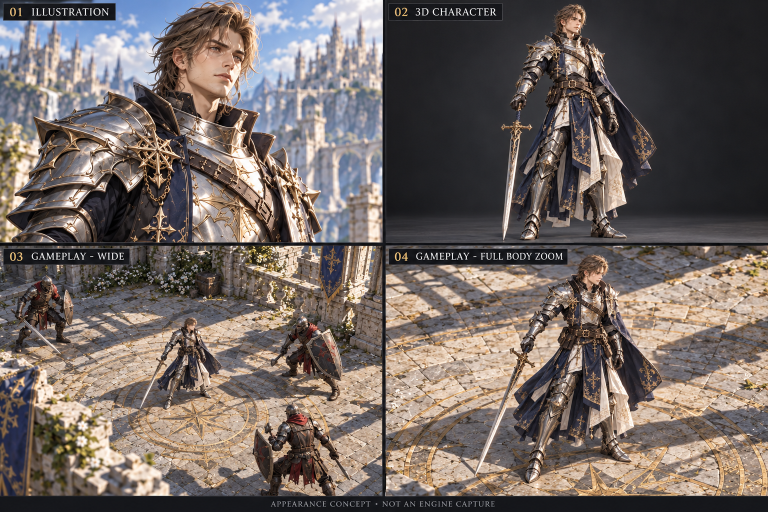
#> input picture art_src/leon_concept_sheet.png, 1536 x 1024 px (shown at 1/2 size)
$ python cut_leon.py
#> lines starting #> are read from the running program, lines starting #| are printed output that depends on the picture
# 시안(art_src/leon_concept_sheet.png)에서 레온 전신·얼굴을 잘라 게임 에셋으로 만든다.
# 사용: python tools/cut_leon.py  (rembg[cpu] 필요, 모델 isnet-general-use)
import sys
from pathlib import Path
from PIL import Image
from rembg import remove, new_session

ROOT = Path(__file__).resolve().parent.parent
src = Image.open(ROOT / 'art_src/leon_concept_sheet.png').convert('RGB')
#> src is the input picture: PIL image 1536x1024 RGB; mean R, G, B 113.7, 103.2, 98.3
# 패널 02 (3D CHARACTER): 오른쪽 위. 라벨·테두리 제외
panel = src.crop((775, 4, 1536, 484))
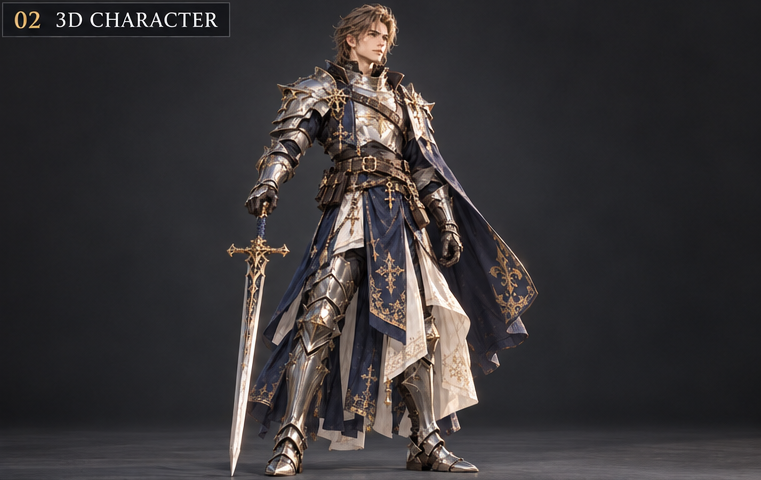
#> panel: PIL image 761x480 RGB; mean R, G, B 56, 52.8, 54.2
from PIL import ImageDraw
ImageDraw.Draw(panel).rectangle((0, 0, 240, 42), fill=(38, 38, 40))  # 라벨 "02 3D CHARACTER" 가림
panel.save(ROOT / 'art_src/leon_panel02.png')
#> (the run stopped early here; a loop or call above may not have finished)
